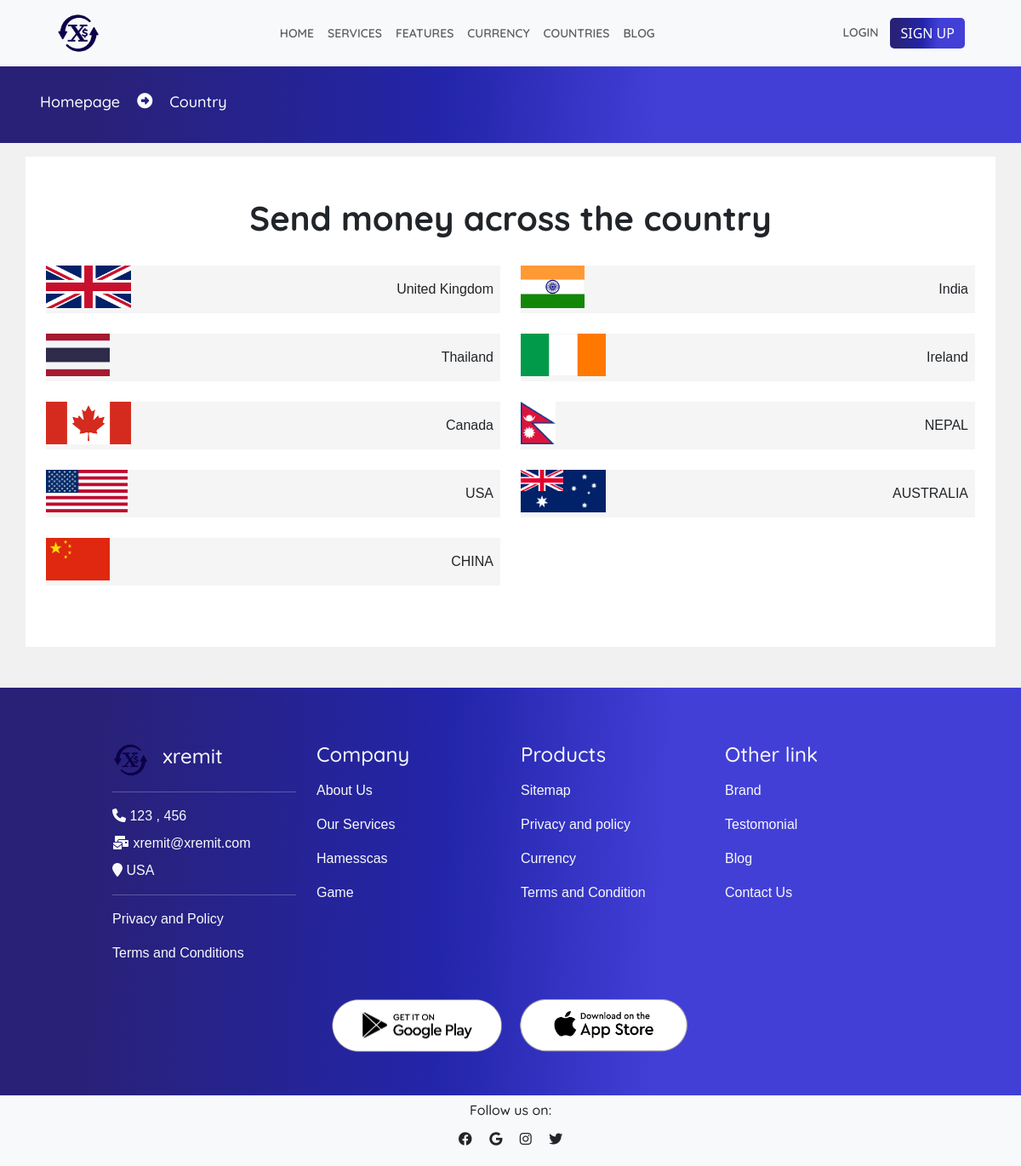
The page /coutries on the database its author committed.
### remit/homepage/models.py (models this page shows, shortened)
class Country(models.Model):
    name = models.CharField(max_length=200)
    flag_img = models.ImageField(upload_to ="flag/", null = True, blank = True)
    created_at = models.DateTimeField(auto_now_add= True)
    updated_at = models.DateTimeField(auto_now=True)

class Footor(models.Model):
    name = models.CharField(max_length=200)
    link = models.CharField(max_length=1000)
    row = models.CharField(max_length=100, choices=(
        ('First', 'First'),
        ('Second', 'Second'),
        ('Third', 'Third')
    ), default="First")

class SocialLink(models.Model):
    name = models.CharField(max_length=200)
    icon = models.CharField(max_length=200)
    link = models.CharField(max_length=800)

### remit/owner/models.py (models this page shows, shortened)
class SiteSetting(models.Model):
    title = models.CharField(max_length=200)
    subtitle = models.CharField(max_length=300, null=True, blank=True)
    light_logo = models.ImageField(upload_to='logo/', null=True, blank=True)
    dark_logo = models.ImageField(upload_to='logo/', null=True, blank=True)
    favicon = models.ImageField(upload_to='logo/', null=True, blank=True)
    email = models.CharField(max_length=200, null=True, blank=True)
    number_one = models.BigIntegerField(null=True, blank=True)
    number_two = models.BigIntegerField(null=True, blank=True)
    address = models.CharField(max_length=200)

### remit/homepage/views.py (the view)
# urls.py: path('coutries', views.countryView, name = "country"),
def countryView(request):
    dist = {
        'service_man':Service.objects.all(),
        'social':SocialLink.objects.all(),
        'country':Country.objects.all().order_by('-id'),
        'first_fo':Footor.objects.filter(row='First'),
        'second_fo':Footor.objects.filter(row='Second'),
        'third_fo':Footor.objects.filter(row='Third'),
    }
    dist.update(siteInfo())
    return render(request, "homepage/other/country.html", dist)

### remit/homepage/views.py (called while the page is built)
def siteInfo():
    site = SiteSetting.objects.all()
    if site:
        for i in site:
            site = i
            break
    dist ={
        'site':site
    }
    return dist

### remit/template/homepage/other/country.html (shortened to what this page needs)
{% extends 'homepage/index.html' %}
{% block inside %}
<div class="row m-0" id="topbarpage">
    <div class="d-flex my-auto">
        <h2 class="head-para">
            <a href="{%url 'homepage:homepage'%}">
                Homepage
            </a>
        </h2>
        <p class="head-para">
            <i class="fa fa-arrow-alt-circle-right"></i>
        </p>
        <h2 class="head-para">
            Country
        </h2>
    </div>
</div>
<div class="container bg-white m-0 pt-5 pb-5 m-auto mt-3">
    <h5 class="head-home text-center">
        Send money across the country
    </h5>
    <div class="row m-0 pb-4">
        {% for i in country  %}
            <div class="col-12 col-lg-6 mt-4">
                <div class="countryBox d-flex justify-content-between">
                    <img src="{{i.flag_img.url}}" alt="">
                    <p class="my-auto pe-2 p-3">
                        {{i.name}}
                    </p>
                </div>
            </div>
        {% endfor %}
    </div>
</div>
{% endblock inside %}

### remit/template/homepage/index.html (shortened to what this page needs)
{% extends 'base.html' %}
{% load static %}
{% block content %}
<link
  rel="stylesheet"
  href="https://cdn.jsdelivr.net/npm/swiper@10/swiper-bundle.min.css"
/>
<div class="p-0 m-0">
    <nav class="navbar navbar-expand-lg bg-body-tertiary fixed-top bg-light" id="navbar">
        <div class="container-fluid">
          <div class="collapse navbar-collapse d-flex justify-content-between" id="navbarNav">
            <a href="{%url 'homepage:homepage'%}" class="d-flex">
                <img src="{%if site.light_logo %} {{site.light_logo.url}} {%else%}{%static 'resources/logodark.png'%} {%endif%}" alt="" height="50px">
            </a>
            <ul class="navbar-nav m-auto">
              <li class="nav-item my-auto">
                <a class="nav-link " aria-current="page" href="{%url 'homepage:homepage'%}">
                    HOME
                </a>
              </li>
              <li class="nav-item my-auto">
                <a class="nav-link" href="{%url 'homepage:services'%}">
                    SERVICES
                </a>
              </li>
              <li class="nav-item my-auto">
                <a class="nav-link" href="{%url 'homepage:feature'%}">
                    FEATURES
                </a>
              </li>
              <li class="nav-item my-auto">
                <a class="nav-link" href="{%url 'homepage:currency'%}">
                    CURRENCY
                </a>
              </li>
              <li class="nav-item my-auto">
                <a class="nav-link" href="{%url 'homepage:country'%}">
                    COUNTRIES
                </a>
              </li>
              <li class="nav-item my-auto">
                <a class="nav-link" href="{%url 'homepage:blog'%}">
                    BLOG</a>
              </li>
            </ul>
            <div class="nav-item dropdown">
                <a href="{%url 'homepage:login'%}" id="loginHome">
                    {% if request.user.is_authenticated %}
                        Dashboard
                        {% else %}
                            LOGIN
                    {% endif %}
                </a>
                {% if request.user.is_authenticated %}
                    <a href="{%url 'homepage:logout'%}" class ="text-secondary" >
                        <button class="btn btn-danger">
                            Logout
                        </button>
                    </a>
                {% else %}
                    <a href="{%url 'homepage:register'%}">
                        <button class="btn btn-primary">
                            SIGN UP
                        </button>
                    </a>
                {% endif %}
            </div>
          </div>
        </div>
    </nav>
    <div class="maintain">
    </div>
    {% block inside %}{% endblock inside %}
    <div class="footer row p-0 m-0 mt-5">
        <div class="col-12 col-lg-10  mt-5 m-auto mb-5">
            <div class="row p-0 m-0 ps-2 pe-2">
                <div class="col-12 col-lg-3 mt-3 text-light">
                    <div class="d-flex footer-first">
                        <img src="{%if site.light_logo %} {{site.light_logo.url}} {%else%}{%static 'resources/logodark.png'%} {%endif%}" alt="{{site.title}}">
                        <b class="my-auto">
                            <h4 class="ps-3">{{site.title}}</h4>
                        </b>
                    </div>
                    <hr>
                    <div class="mt-3">
                        <p class="m-0 mt-2 text-light">
                            <i class="fa fa-phone"></i> {{site.number_one}} {% if site.number_two  %}
                            , {{site.number_two}}
                           {% endif %}
                        </p>
                        <p class="m-0 mt-2 text-light">
                            <i class="fa fa-envelopes-bulk"></i> {{site.email}}
                        </p>
                        <p class="m-0 mt-2 text-light">
                            <i class="fa fa-location-pin"></i> {{site.address}}
                        </p>
                        <hr>
                        <a href="{{i.link}}">
                            <p>Privacy and Policy</p>
                        </a>
                        <a href="{{i.link}}">
                            <p>
                                Terms and Conditions
                            </p>
                        </a>
                    </div>
                </div>
                <div class="col-12 col-lg-3 mt-3 text-light">
                    <h4 class="" >Company</h4>
                    <div class="mt-3">
                        {% for i in first_fo %}
                            <a href="{{i.link}}">
                                <p>{{i.name}}</p>
                            </a>
                        {% endfor %}
                    </div>
                </div>
                <div class="col-12 col-lg-3 mt-3 text-light">
                    <h4 class="">Products</h4>
                    <div class="mt-3">
                        {% for i in second_fo %}
                            <a href="{{i.link}}">
                                <p>{{i.name}}</p>
                            </a>
                        {% endfor %}
                    </div>
                </div>
                <div class="col-12 col-lg-3 mt-3 text-light">
                    <h4 class="">Other link</h4>
                    <div class="mt-3">
                        {% for i in third_fo %}
                        <a href="{{i.link}}">
                            <p>{{i.name}}</p>
                        </a>
                    {% endfor %}
                    </div>
                </div>
                <div class="col-12 p-0 mt-4 m-auto">
                    <div class="footor-app text-center">
                        <a href="http://" class="p-2">
                            <img src="{%static 'resources/googleplay.png'%}" alt="">
                        </a>
                        <a href="http://" class="p-2">
                            <img src="{%static 'resources/playstore.png'%}" alt="">
                        </a>
                    </div>
                </div>
            </div>
        </div>
        <div class="row p-0 m-0 bg-light">
            <h6 class="text-center mt-2">
                Follow us on:
            </h6>
            <p class=" text-center">
                {% for i in social%}
                    <i class="m-2 {{i.icon}}"></i>
                {% endfor %}
            </p>
        </div>
    </div>
</div>
{% endblock content %}

### remit/template/base.html (shortened to what this page needs)
<!DOCTYPE html>
{% load static %}
<html lang="en" data-bs-theme="dark">
<head>
    {% load pwa %}
    <link rel="stylesheet" href="{%static 'css/design.sass'%}">
    <link rel="stylesheet" href="{%static 'css/animate.css'%}">
    <link href="https://cdn.jsdelivr.net/npm/bootstrap@5.2.3/dist/css/bootstrap.min.css" rel="stylesheet">
    <link rel="stylesheet" href="{%static 'css/style.css'%}">
    <link rel="stylesheet" href="https://cdnjs.cloudflare.com/ajax/libs/font-awesome/6.4.0/css/all.min.css" />
  </head>
<body>
    {% block content %}
    {% endblock content %}
</body>
</html>

### remit/template/component/message.html (shortened to what this page needs)
{% load static %}

### remit/static/css/style.css (style rules this page uses)
.btn-primary { background-image: linear-gradient(92.88deg, #292177 9.16%, #2325aa 43.89%, #423fd7 64.72%); border-radius: 5px; border-style: none; color: #FFFFFF; cursor: pointer; font-weight: 500; text-align: center; transition: all .5s; }
small, span, p { font-family: 'Alegreya Sans SC', sans-serif; }
h1, h2, h3, h4, h5, h6 { font-family: 'Quicksand', sans-serif; }
body { background-color: #f1f1f1; }
a { text-decoration: none; color: inherit; }
.navbar { padding: 14px; }
.nav-link { color:rgb(94, 94, 94); font-size: 14px; font-weight: 600; font-family:'Quicksand', sans-serif ; }
#loginHome { color:rgb(94, 94, 94); font-size: 14px; font-weight: 600; padding: 10px; font-family:'Quicksand', sans-serif ; animation-name:wobble; }
.navbar-collapse { padding-left: 40px; padding-right: 40px; }
.head-home { font-size: 40px; font-weight: bold; }
.head-para { font-size: 18px; font-weight: 500; color: white; padding: 10px; }
#topbarpage { background-image: linear-gradient(92.88deg, #292177 9.16%, #2325aa 43.89%, #423fd7 64.72%); color: white; padding: 25px; overflow: scroll; }
#topbarpage .head-para { margin: auto 0; }
.footer { background-image: linear-gradient(92.88deg, #292177 9.16%, #2325aa 43.89%, #423fd7 64.72%); }
.footer-first img { height: auto; width:20%; }
.footor-app img { height: auto; width: 200px; }
.maintain { height: 71px; }
.countryBox { background-color: rgb(245, 245, 245); cursor: pointer; }
.countryBox img { height: 50px; width: auto; }

### rows shown on the page
Country: flag_img (picture), name "United Kingdom"
Country: flag_img (picture), name "India"
Country: flag_img (picture), name "Thailand"
Country: flag_img (picture), name "Ireland"
Country: flag_img (picture), name "Canada"
Country: flag_img (picture), name "NEPAL"
Country: flag_img (picture), name "USA"
Country: flag_img (picture), name "AUSTRALIA"
Country: flag_img (picture), name "CHINA"
SiteSetting: title "xremit", number_one "123", number_two "456", email "xremit@xremit.com", address "USA"
Footor: name "About Us"
Footor: name "Our Services"
Footor: name "Hamesscas"
Footor: name "Game"
Footor: name "Sitemap"
Footor: name "Privacy and policy"
Footor: name "Currency"
Footor: name "Terms and Condition"
Footor: name "Brand"
Footor: name "Testomonial"
Footor: name "Blog"
Footor: name "Contact Us"
